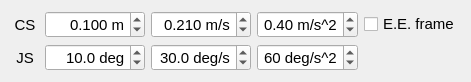
      <widget class="QWidget" name="layoutWidget">
       <property name="geometry">
        <rect>
         <x>10</x>
         <y>30</y>
         <width>471</width>
         <height>60</height>
        </rect>
       </property>
       <layout class="QGridLayout" name="gridLayout_20">
        <item row="0" column="0">
         <widget class="QLabel" name="label_49">
          <property name="font">
           <font>
            <family>Ubuntu</family>
            <pointsize>11</pointsize>
           </font>
          </property>
          <property name="text">
           <string>CS</string>
          </property>
          <property name="alignment">
           <set>Qt::AlignCenter</set>
          </property>
         </widget>
        </item>
        <item row="1" column="4">
         <widget class="QDoubleSpinBox" name="doubleSpinBox_step_move_qdd">
          <property name="minimumSize">
           <size>
            <width>100</width>
            <height>0</height>
           </size>
          </property>
          <property name="font">
           <font>
            <family>Ubuntu</family>
            <pointsize>11</pointsize>
           </font>
          </property>
          <property name="alignment">
           <set>Qt::AlignRight|Qt::AlignTrailing|Qt::AlignVCenter</set>
          </property>
          <property name="suffix">
           <string> deg/s^2</string>
          </property>
          <property name="decimals">
           <number>0</number>
          </property>
          <property name="maximum">
           <double>90.000000000000000</double>
          </property>
          <property name="singleStep">
           <double>5.000000000000000</double>
          </property>
          <property name="value">
           <double>60.000000000000000</double>
          </property>
         </widget>
        </item>
        <item row="0" column="4">
         <widget class="QDoubleSpinBox" name="doubleSpinBox_step_move_xdd">
          <property name="minimumSize">
           <size>
            <width>100</width>
            <height>0</height>
           </size>
          </property>
          <property name="font">
           <font>
            <family>Ubuntu</family>
            <pointsize>11</pointsize>
           </font>
          </property>
          <property name="alignment">
           <set>Qt::AlignRight|Qt::AlignTrailing|Qt::AlignVCenter</set>
          </property>
          <property name="suffix">
           <string> m/s^2</string>
          </property>
          <property name="decimals">
           <number>2</number>
          </property>
          <property name="maximum">
           <double>1.000000000000000</double>
          </property>
          <property name="singleStep">
           <double>0.100000000000000</double>
          </property>
          <property name="value">
           <double>0.400000000000000</double>
          </property>
         </widget>
        </item>
        <item row="1" column="1">
         <widget class="QDoubleSpinBox" name="doubleSpinBox_step_move_q">
          <property name="minimumSize">
           <size>
            <width>100</width>
            <height>0</height>
           </size>
          </property>
          <property name="font">
           <font>
            <family>Ubuntu</family>
            <pointsize>11</pointsize>
           </font>
          </property>
          <property name="alignment">
           <set>Qt::AlignRight|Qt::AlignTrailing|Qt::AlignVCenter</set>
          </property>
          <property name="suffix">
           <string> deg</string>
          </property>
          <property name="decimals">
           <number>1</number>
          </property>
          <property name="maximum">
           <double>90.000000000000000</double>
          </property>
          <property name="singleStep">
           <double>5.000000000000000</double>
          </property>
          <property name="value">
           <double>10.000000000000000</double>
          </property>
         </widget>
        </item>
        <item row="1" column="0">
         <widget class="QLabel" name="label_50">
          <property name="font">
           <font>
            <family>Ubuntu</family>
            <pointsize>11</pointsize>
           </font>
          </property>
          <property name="text">
           <string>JS</string>
          </property>
          <property name="alignment">
           <set>Qt::AlignCenter</set>
          </property>
         </widget>
        </item>
        <item row="1" column="2">
         <widget class="QDoubleSpinBox" name="doubleSpinBox_step_move_qd">
          <property name="minimumSize">
           <size>
            <width>100</width>
            <height>0</height>
           </size>
          </property>
          <property name="font">
           <font>
            <family>Ubuntu</family>
            <pointsize>11</pointsize>
           </font>
          </property>
          <property name="alignment">
           <set>Qt::AlignRight|Qt::AlignTrailing|Qt::AlignVCenter</set>
          </property>
          <property name="suffix">
           <string> deg/s</string>
          </property>
          <property name="decimals">
           <number>1</number>
          </property>
          <property name="maximum">
           <double>90.000000000000000</double>
          </property>
          <property name="singleStep">
           <double>5.000000000000000</double>
          </property>
          <property name="value">
           <double>30.000000000000000</double>
          </property>
         </widget>
        </item>
        <item row="0" column="1">
         <widget class="QDoubleSpinBox" name="doubleSpinBox_step_move_x">
          <property name="minimumSize">
           <size>
            <width>100</width>
            <height>0</height>
           </size>
          </property>
          <property name="font">
           <font>
            <family>Ubuntu</family>
            <pointsize>11</pointsize>
           </font>
          </property>
          <property name="alignment">
           <set>Qt::AlignRight|Qt::AlignTrailing|Qt::AlignVCenter</set>
          </property>
          <property name="suffix">
           <string> m</string>
          </property>
          <property name="decimals">
           <number>3</number>
          </property>
          <property name="maximum">
           <double>1.000000000000000</double>
          </property>
          <property name="singleStep">
           <double>0.050000000000000</double>
          </property>
          <property name="value">
           <double>0.100000000000000</double>
          </property>
         </widget>
        </item>
        <item row="0" column="2">
         <widget class="QDoubleSpinBox" name="doubleSpinBox_step_move_xd">
          <property name="minimumSize">
           <size>
            <width>100</width>
            <height>0</height>
           </size>
          </property>
          <property name="font">
           <font>
            <family>Ubuntu</family>
            <pointsize>11</pointsize>
           </font>
          </property>
          <property name="alignment">
           <set>Qt::AlignRight|Qt::AlignTrailing|Qt::AlignVCenter</set>
          </property>
          <property name="suffix">
           <string> m/s</string>
          </property>
          <property name="decimals">
           <number>3</number>
          </property>
          <property name="maximum">
           <double>1.000000000000000</double>
          </property>
          <property name="singleStep">
           <double>0.100000000000000</double>
          </property>
          <property name="value">
           <double>0.210000000000000</double>
          </property>
         </widget>
        </item>
        <item row="0" column="5">
         <widget class="QCheckBox" name="checkBox_step_move_is_tcp_move">
          <property name="font">
           <font>
            <family>Ubuntu</family>
            <pointsize>11</pointsize>
           </font>
          </property>
          <property name="text">
           <string>E.E. frame</string>
          </property>
         </widget>
        </item>
       </layout>
      </widget>
